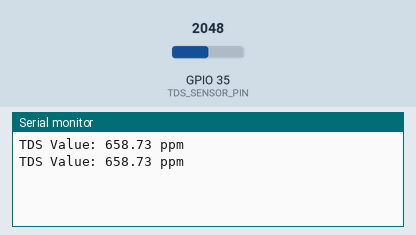
Bench run of a sketch on a simulated ESP32. Shown: the last lines printed to the serial monitor. The inputs (shaded band) are chosen by the test bench; at power-on: GPIO 35 (TDS_SENSOR_PIN) = 2048.

Above: at 2.8 s.
2.9 s: GPIO 35 (TDS_SENSOR_PIN) set to 2866
At 4.9 s:
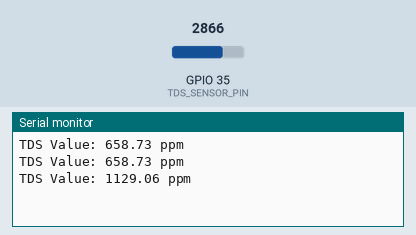
5.6 s: GPIO 35 (TDS_SENSOR_PIN) set to 3603
At 6.4 s:
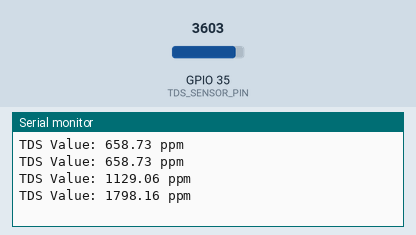
Timing chart, 0 to 8.6 s (numbered marks = the images above; inputs shaded):
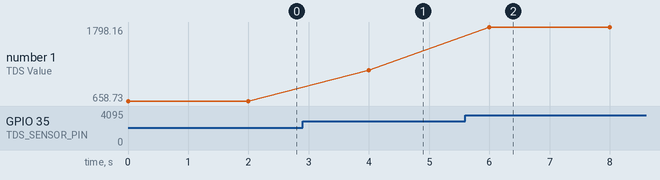

The sketch:

tds_rtos.ino
```cpp
#include <Arduino.h>
#include <freertos/FreeRTOS.h>
#include <freertos/task.h>

// Define the pin where the TDS sensor is connected
#define TDS_SENSOR_PIN 35 // Change to your ESP32's analog input pin

// Reference voltage and calibration parameters for TDS calculation
#define V_REF 3.3
#define ADC_RESOLUTION 4096 // For ESP32 with 12-bit ADC
#define CALIBRATION_FACTOR 0.5

// Function prototype for the TDS reading task
void vReadTDSTask(void *pvParameters);

void setup() {
  // Start serial communication
  Serial.begin(115200);

  // Initialize the TDS sensor pin as input
  pinMode(TDS_SENSOR_PIN, INPUT);

  // Create the FreeRTOS task for reading TDS
  xTaskCreate(vReadTDSTask, "ReadTDS", 2048, NULL, 1, NULL);
}

void loop() {
  // FreeRTOS scheduler manages task execution
}

// FreeRTOS task to read TDS sensor
void vReadTDSTask(void *pvParameters) {
  for (;;) { // Infinite loop for the task
    // Read the analog value from the TDS sensor
    int sensorValue = analogRead(TDS_SENSOR_PIN);

    // Convert the analog value to voltage
    float voltage = (sensorValue * V_REF) / ADC_RESOLUTION;

    // Calculate the TDS value (with calibration)
    float tdsValue = (133.42 * voltage * voltage * voltage -
                      255.86 * voltage * voltage +
                      857.39 * voltage) * CALIBRATION_FACTOR;

    // Output the TDS value to the serial monitor
    Serial.print("TDS Value: ");
    Serial.print(tdsValue);
    Serial.println(" ppm");

    // Delay before the next reading (e.g., every 2 seconds)
    vTaskDelay(2000 / portTICK_PERIOD_MS);
  }
}
```

Measured:
- after the input at 2.9 s, the serial monitor: prints a new line after 1.1 s (image 1)
- after the input at 5.6 s, the serial monitor: prints a new line after 0.40 s (image 2)
- plotted number 1: 658.73 → 1129.06 after the input at 2.9 s, 1129.06 → 1798.16 after the input at 5.6 s
